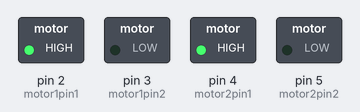
A sketch run on a simulated Arduino Uno, built with avr-gcc and run on an emulated ATmega328P. Shown: switched loads named in the sketch (green lamp = pin HIGH).

Above: at 0.1 s.
Timing chart, 0 to 1.6 s (numbered marks = the images above):
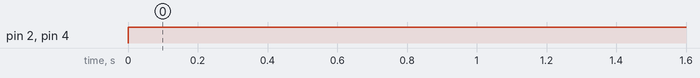

The sketch:

motor_control.ino
```cpp
int motor1pin1 = 2;
int motor1pin2 = 3;

int motor2pin1 = 4;
int motor2pin2 = 5;

void setup() {
  // put your setup code here, to run once:
  pinMode(motor1pin1, OUTPUT);
  pinMode(motor1pin2, OUTPUT);
  pinMode(motor2pin1, OUTPUT);
  pinMode(motor2pin2, OUTPUT);
}

void loop() {
  // put your main code here, to run repeatedly:
  digitalWrite(motor1pin1, HIGH);
  digitalWrite(motor1pin2, LOW);

  digitalWrite(motor2pin1, HIGH);
  digitalWrite(motor2pin2, LOW);
  delay(1000);
}
```

Measured:
- by itself, pin 2 (motor1pin1), pin 4 (motor2pin1): LOW → HIGH at 0.00 s
